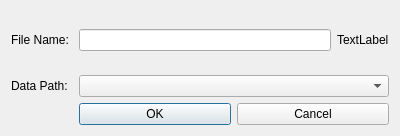
<?xml version="1.0" encoding="UTF-8"?>
<ui version="4.0">
 <class>AssetCreationDialog</class>
 <widget class="QDialog" name="AssetCreationDialog">
  <property name="geometry">
   <rect>
    <x>0</x>
    <y>0</y>
    <width>400</width>
    <height>136</height>
   </rect>
  </property>
  <property name="windowTitle">
   <string>Dialog</string>
  </property>
  <layout class="QGridLayout" name="gridLayout_2">
   <item row="2" column="1">
    <layout class="QHBoxLayout" name="horizontalLayout_5">
     <item>
      <widget class="QPushButton" name="mOkButton">
       <property name="text">
        <string>OK</string>
       </property>
      </widget>
     </item>
     <item>
      <widget class="QPushButton" name="mCancelButton">
       <property name="text">
        <string>Cancel</string>
       </property>
      </widget>
     </item>
    </layout>
   </item>
   <item row="1" column="1">
    <widget class="QComboBox" name="mDataPathChooser"/>
   </item>
   <item row="1" column="0">
    <widget class="QLabel" name="label">
     <property name="text">
      <string>Data Path: </string>
     </property>
    </widget>
   </item>
   <item row="0" column="0">
    <widget class="QLabel" name="label_2">
     <property name="text">
      <string>File Name: </string>
     </property>
    </widget>
   </item>
   <item row="0" column="1">
    <layout class="QHBoxLayout" name="horizontalLayout">
     <item>
      <widget class="QLineEdit" name="mFileName"/>
     </item>
     <item>
      <widget class="QLabel" name="mExtension">
       <property name="text">
        <string>TextLabel</string>
       </property>
      </widget>
     </item>
    </layout>
   </item>
  </layout>
 </widget>
 <resources/>
 <connections>
  <connection>
   <sender>mOkButton</sender>
   <signal>clicked()</signal>
   <receiver>AssetCreationDialog</receiver>
   <slot>accept()</slot>
   <hints>
    <hint type="sourcelabel">
     <x>103</x>
     <y>246</y>
    </hint>
    <hint type="destinationlabel">
     <x>157</x>
     <y>274</y>
    </hint>
   </hints>
  </connection>
  <connection>
   <sender>mCancelButton</sender>
   <signal>clicked()</signal>
   <receiver>AssetCreationDialog</receiver>
   <slot>reject()</slot>
   <hints>
    <hint type="sourcelabel">
     <x>296</x>
     <y>246</y>
    </hint>
    <hint type="destinationlabel">
     <x>286</x>
     <y>274</y>
    </hint>
   </hints>
  </connection>
 </connections>
</ui>
